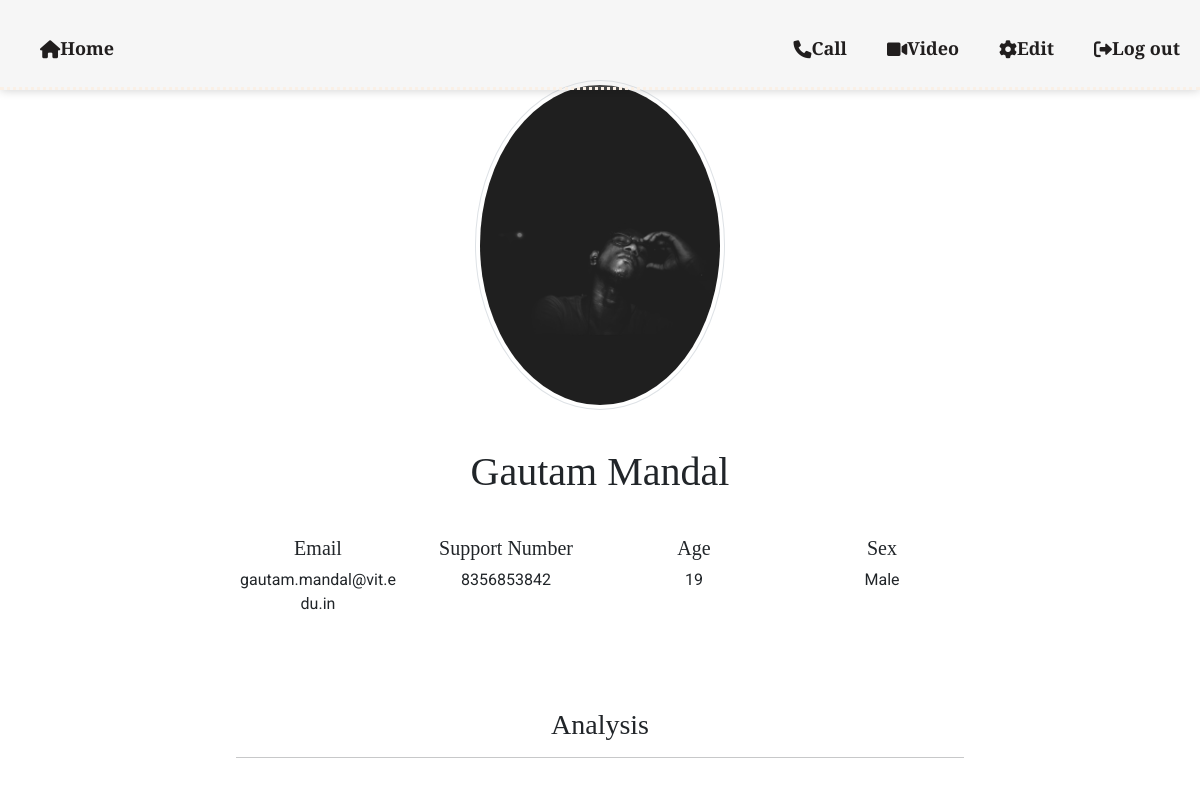
The app's page /profile (signed in) with its own data.
### chatapp/models.py (models this page shows, shortened)
class Profile(models.Model):
    user = models.OneToOneField(CustomUser,on_delete=models.CASCADE)
    support_number = models.BigIntegerField(blank=True, default=9800097000)
    profileimg = models.ImageField(upload_to='profile_image', default='default.png')
    age = models.IntegerField(blank=True, default=18)
    sex = models.CharField(blank=True, max_length=220, default='')

class CustomUser(AbstractBaseUser, PermissionsMixin):
    email = models.EmailField(unique=True)
    first_name = models.CharField(max_length=30, blank=True)
    last_name = models.CharField(max_length=30, blank=True)
    is_active = models.BooleanField(default=True)
    is_staff = models.BooleanField(default=False)
    date_joined = models.DateTimeField(default=timezone.now)
    objects = CustomUserManager()
    USERNAME_FIELD = 'email'
    REQUIRED_FIELDS = ['first_name', 'last_name']
    def __str__(self):
        return self.email

### chatapp/views.py (the view)
# urls.py: path('profile', views.profile,name='profile'),
@login_required(login_url='login')
def profile(request):
    chats = Chat.objects.filter(user = request.user)
    user_profile = Profile.objects.get(user = request.user)
    if chats != []:
        report = get_analysis(chats)
    else:
        report = "You don't have enough intraction with therapist to get any analysis!"
    return render(request,'profile.html',{
        'profile':user_profile,
        'analysis':report
    })

### chatapp/views.py (called while the page is built)
def get_analysis(chats):
    conversation_list = []
    for chat in chats:
        conversation_list.append(chat.message)
        conversation_list.append("Therapist: "+chat.response)
    str = "you are a proffessional therapist and analyse the above therapist-client interaction and generate a good report for this too. \n"
    mystr = "\n".join(conversation_list)
    prompt = mystr + "\n" + str
    response = openai.Completion.create(
        model = "text-davinci-003",
        prompt = prompt,
        max_tokens = 50,
        n = 1,
        stop = None,
        temperature = 0.7,
    )
    answer = response.choices[0].text.strip()
    return answer

### templates/profile.html (shortened to what this page needs)
<!DOCTYPE html>
<html lang="en">
<head>
    <link rel="stylesheet" href="https://cdnjs.cloudflare.com/ajax/libs/font-awesome/6.0.0-beta3/css/all.min.css">
    <link href="https://cdn.jsdelivr.net/npm/bootstrap@5.3.0-alpha1/dist/css/bootstrap.min.css" rel="stylesheet">
</head>
<body>
    <div class="chat-header">
        <div class="chat-title">
            <a href="main" class="navigation-option"><i class="fas fa-home"></i> Home</a>
        </div>
        <div class="navigation-menu">
          <a href="#" class="navigation-option" onclick="unavail()"><i class="fas fa-phone"></i> Call</a>
          <a href="#" class="navigation-option" onclick="unavail()"><i class="fas fa-video"></i> Video</a>
          <a href="setting" class="navigation-option"><i class="fas fa-cog"></i> Edit</a>
          <a href="logout" class="navigation-option"><i class="fas fa-sign-out-alt"></i> Log out</a>
        </div>
    </div>
    <br><br>
    <div class="card">
        <div id="img">
            <img src="{{ profile.profileimg.url }}" style="width: 250px; z-index: 1" class="rounded-circle img-thumbnail mt-4 mb-2">
        </div>
        <h1>{{ request.user.first_name }} {{ request.user.last_name }}</h1>
        <div class="text-center">
            <div id="about" class="row mt-3 mb-3">
                <div class="col-md-3">
                    <h5 class="mt-1 clearfix">Email</h5>
                    <span class="mt-1 clearfix">{{ request.user }}</span>
                </div>
                <div class="col-md-3">
                    <h5 class="mt-1 clearfix">Support Number</h5>
                    <span class="mt-1 clearfix">{{ profile.support_number }}</span>
                </div>
                <div class="col-md-3">
                    <h5 class="mt-1 clearfix">Age</h5>
                    <span class="num">{{ profile.age }}</span>
                </div>
                <div class="col-md-3">
                    <h5 class="mt-1 clearfix">Sex</h5>
                    <span class="mt-1 clearfix">{{ profile.sex }}</span>
                </div>
            </div>
            <br>
            <br>
            <div class="analyze-container">
                <h3 class="mt-2">Analysis</h3>
                <hr>
            </div>
        </div>
    </div>
</body>
</html>

### templates/profile.html (style rules this page uses)
body { font-family: 'Cinzel', serif; display: flex; justify-content: center; align-items: center; height: 100vh; padding-top: 30px; }
.card { border: none; padding: 20px; text-align: center; max-width: 64%; width: 100%; }
.card h1 { padding-top: 30px; margin-bottom: 20px; }
.analyze-container { padding-top: 20px; align-items: first baseline; }
.navigation-menu { display: flex; align-items: center; gap: 20px; }
.navigation-option { color: #211e1e; text-decoration: none; font-size: 18px; display: flex; padding-right: 20px; align-items: center; }
.chat-header { display: flex; width: 100%; justify-content: space-between; align-items: center; color: #131212; font-weight: bold; position: absolute; margin-left: 20px; padding-left: 30px; right: 0; top: 0; border-bottom: linen; background-color: white; z-index: 1; }
.chat-title { font-size: 20px; margin: 10px; }
span { font-family: 'Roboto',serif; }

### records on screen
Profile: profileimg (picture), support_number "8356853842", age "19", sex "Male"
CustomUser: user.first_name "Gautam", user.last_name "Mandal", user "gautam.mandal@vit.edu.in"
